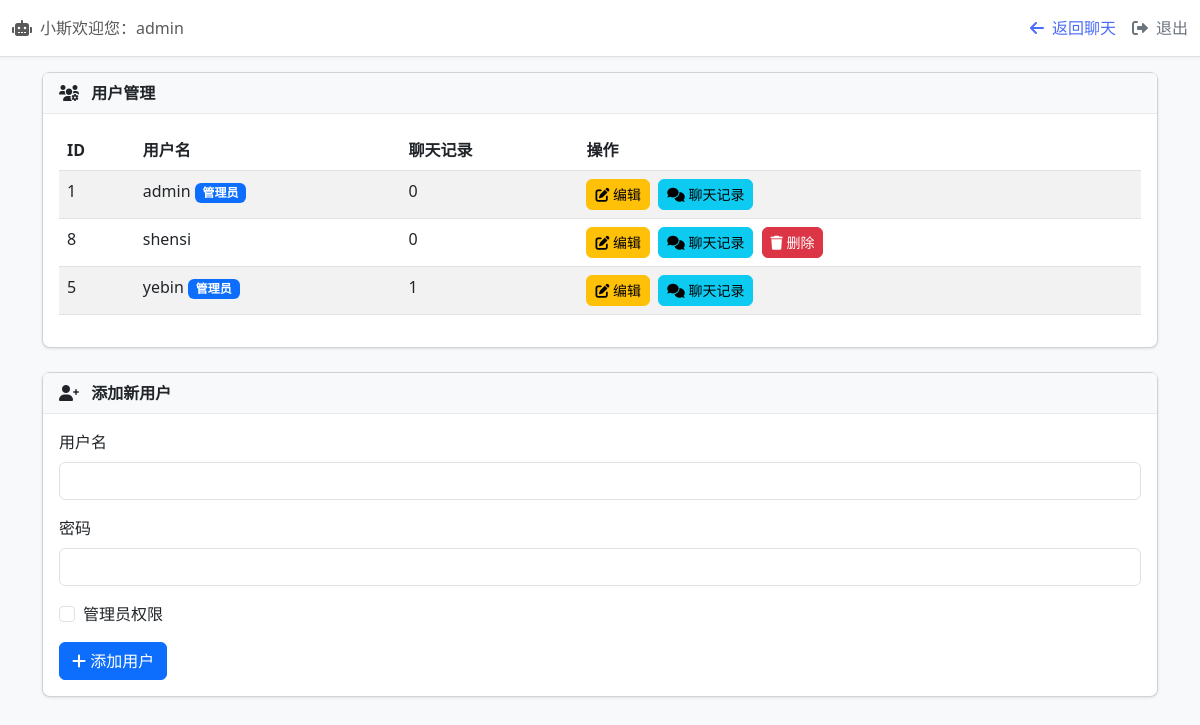
The page /admin (signed in) on the database its author committed.
### tables this page shows
CREATE TABLE users (
    id INTEGER PRIMARY KEY AUTOINCREMENT,
    username TEXT UNIQUE NOT NULL,
    password TEXT NOT NULL,
    is_admin INTEGER DEFAULT 0
);

### app.py (the view, shortened to what this page needs)
@app.route('/admin', methods=['GET', 'POST'])
@login_required
def admin():
    if not current_user.is_admin:
        return 'Access denied'
    conn = get_db_connection()
    c = conn.cursor()
    c.execute('''
        SELECT users.id, users.username, users.is_admin,
               COUNT(chat_history.id) as chat_count
        FROM users
        LEFT JOIN chat_history ON users.id = chat_history.user_id
        GROUP BY users.id, users.username, users.is_admin
    ''')
    users = [
        {
            'id': row['id'],
            'username': row['username'],
            'is_admin': bool(row['is_admin']),  # 确保转换为布尔值
            'chat_count': row['chat_count']
        }
        for row in c.fetchall()
    ]
    conn.close()
    return render_template('admin.html', users=users)

### app.py (called while the page is built)
@login_manager.user_loader
def load_user(user_id):
    conn = sqlite3.connect('chat_app.db')
    c = conn.cursor()
    c.execute('SELECT id, username, is_admin FROM users WHERE id = ?', (user_id,))
    user = c.fetchone()
    conn.close()
    if user:
        return User(user[0], user[1], user[2]) # user[2] 是 is_admin
    return None

def get_db_connection():
    conn = sqlite3.connect('chat_app.db')
    conn.row_factory = sqlite3.Row
    return conn

### templates/admin.html (shortened to what this page needs)
<!DOCTYPE html>
<html lang="zh">
<head>
    <link rel="stylesheet" href="https://cdn.jsdelivr.net/npm/bootstrap@5.3.0/dist/css/bootstrap.min.css">
    <link rel="stylesheet" href="https://cdnjs.cloudflare.com/ajax/libs/font-awesome/6.0.0/css/all.min.css">
</head>
<body>
    <nav class="navbar navbar-expand navbar-light fixed-top">
        <div class="container-fluid">
            <span class="navbar-text">
                <i class="fas fa-robot me-2"></i> <span class="d-none d-md-inline">小斯欢迎您：</span><span id="username">{{ current_user.username }}</span>
            </span>
            <div class="admin-controls ms-auto">
                <a href="/chat" class="back-btn">
                    <i class="fas fa-arrow-left"></i>
                    <span class="btn-text">返回聊天</span>
                </a>
                <a href="/logout" class="logout-btn">
                    <i class="fas fa-sign-out-alt"></i>
                    <span class="btn-text">退出</span>
                </a>
            </div>
        </div>
    </nav>
    <div class="container mt-5 pt-4">
        <div class="card">
            <div class="card-header">
                <i class="fas fa-users-cog me-2"></i> 用户管理
            </div>
            <div class="card-body">
                <div class="table-responsive">
                    <table class="table table-striped">
                        <thead>
                            <tr>
                                <th>ID</th>
                                <th>用户名</th>
                                <th>聊天记录</th>
                                <th>操作</th>
                            </tr>
                        </thead>
                        <tbody>
                            {% for user in users %}
                            <tr>
                                <td>{{ user.id }}</td>
                                <td>{{ user.username }}{% if user.is_admin %} <span class="badge bg-primary">管理员</span>{% endif %}</td>
                                <td>{% if 'chat_count' in user %}{{ user.chat_count }}{% else %}0{% endif %}</td>
                                <td>
                                    <button class="btn btn-warning btn-sm me-1" onclick="editUser({{ user.id }}, '{{ user.username }}')">
                                        <i class="fas fa-edit"></i> <span class="d-none d-md-inline">编辑</span>
                                    </button>
                                    <button class="btn btn-info btn-sm me-1" onclick="viewChats({{ user.id }}, '{{ user.username }}')">
                                        <i class="fas fa-comments"></i> <span class="d-none d-md-inline">聊天记录</span>
                                    </button>
                                    {% if not user.is_admin %}
                                    <button class="btn btn-danger btn-sm" onclick="deleteUser({{ user.id }}, '{{ user.username }}')">
                                        <i class="fas fa-trash"></i> <span class="d-none d-md-inline">删除</span>
                                    </button>
                                    {% endif %}
                                </td>
                            </tr>
                            {% endfor %}
                        </tbody>
                    </table>
                </div>
            </div>
        </div>
        <div class="card">
            <div class="card-header">
                <i class="fas fa-user-plus me-2"></i> 添加新用户
            </div>
            <div class="card-body">
                <form method="post" id="addUserForm">
                    <div class="mb-3">
                        <label for="add-username" class="form-label">用户名</label>
                        <input type="text" class="form-control" id="add-username" name="username" required>
                    </div>
                    <div class="mb-3">
                        <label for="add-password" class="form-label">密码</label>
                        <input type="password" class="form-control" id="add-password" name="password" required>
                    </div>
                    <div class="mb-3 form-check">
                        <input type="checkbox" class="form-check-input" id="is_admin" name="is_admin" value="1">
                        <label class="form-check-label" for="is_admin">管理员权限</label>
                    </div>
                    <button type="submit" class="btn btn-primary">
                        <i class="fas fa-plus"></i> 添加用户
                    </button>
                </form>
            </div>
        </div>
    </div>
</body>
</html>

### templates/admin.html (style rules this page uses)
body { background-color: #f8f9fa; font-family: 'Segoe UI', Tahoma, Geneva, Verdana, sans-serif; }
.navbar { background-color: #fff; border-bottom: 1px solid #dee2e6; box-shadow: 0 1px 3px rgba(0,0,0,0.05); z-index: 1060; }
.navbar-text { display: flex; align-items: center; }
.admin-controls { display: flex; align-items: center; }
.back-btn { color: #4a6cf7; font-weight: 500; text-decoration: none; display: flex; align-items: center; gap: 0.5rem; }
.logout-btn { color: #6c757d; font-weight: 500; text-decoration: none; display: flex; align-items: center; gap: 0.5rem; margin-left: 1rem; }
.card { margin-bottom: 1.5rem; border-radius: 0.5rem; box-shadow: 0 1px 3px rgba(0,0,0,0.1); }
.card-header { background-color: #f8f9fa; border-bottom: 1px solid #eaeaea; font-weight: 600; }
.btn { border-radius: 0.375rem; }

### rows shown on the page
users: username "admin", id "1", is_admin "管理员", chat_count "0"
users: id "8", username "shensi", chat_count "0"
users: id "5", username "yebin", shows "管理员", chat_count "1"
